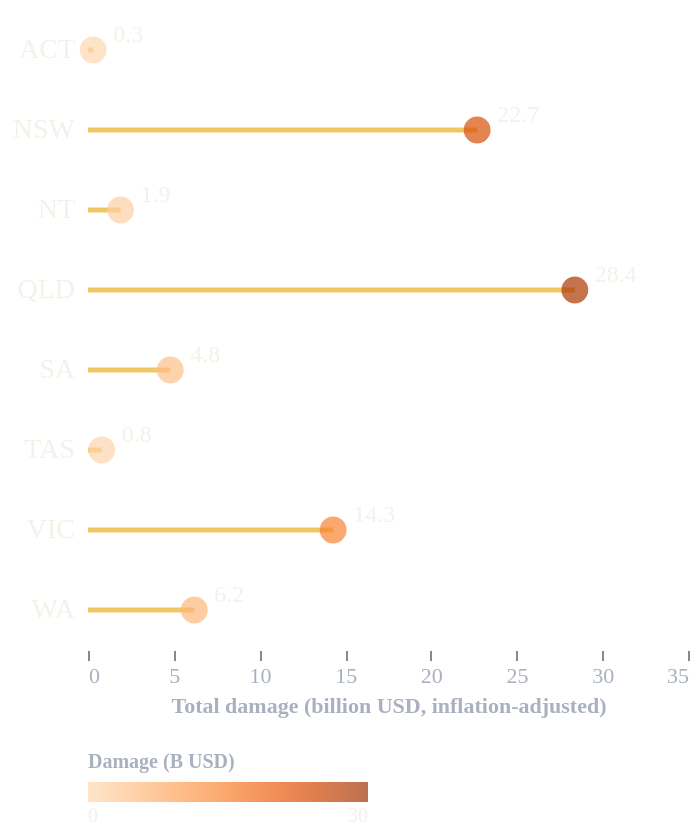

The Vega-Lite source for this figure:
### Vega-Lite specification from a JSON file in a GitHub repository (floating-point values rounded to 4 significant figures)
{"$schema": "https://vega.github.io/schema/vega-lite/v5.json", "description": "State damage ranking — lollipop chart", "width": "container", "height": 320, "data": {"values": [{"state": "QLD", "state_full": "Queensland", "damage": 28.4, "events": 55, "zero": 0, "note": "Frequent cyclones and flooding across the north and south-east"}, {"state": "NSW", "state_full": "New South Wales", "damage": 22.7, "events": 70, "zero": 0, "note": "Highest event count — flood-prone river systems and wildfire risk"}, {"state": "VIC", "state_full": "Victoria", "damage": 14.3, "events": 33, "zero": 0, "note": "Black Saturday fires and 2010 floods caused major losses"}, {"state": "WA", "state_full": "Western Australia", "damage": 6.2, "events": 14, "zero": 0, "note": "Cyclones in the north; drought in agricultural regions"}, {"state": "SA", "state_full": "South Australia", "damage": 4.8, "events": 8, "zero": 0, "note": "Drought and heatwave exposure; lower event frequency"}, {"state": "NT", "state_full": "Northern Territory", "damage": 1.9, "events": 6, "zero": 0, "note": "Tropical cyclones and flooding in the wet season"}, {"state": "TAS", "state_full": "Tasmania", "damage": 0.8, "events": 9, "zero": 0, "note": "Bushfires and flooding; relatively lower economic impact"}, {"state": "ACT", "state_full": "Australian Capital Territory", "damage": 0.3, "events": 3, "zero": 0, "note": "Smallest territory; affected by Canberra bushfires in 2003"}]}, "layer": [{"mark": {"type": "rule", "strokeWidth": 2.5, "opacity": 0.6, "color": "#E69F00"}, "encoding": {"y": {"field": "state", "type": "ordinal", "title": null, "sort": "-x", "axis": {"labelFontSize": 14, "labelFont": "DM Sans", "labelFontWeight": "500", "labelColor": "#F5F0E8", "domainColor": "transparent", "tickColor": "transparent"}}, "x": {"field": "zero", "type": "quantitative"}, "x2": {"field": "damage", "type": "quantitative"}}}, {"mark": {"type": "circle", "filled": true, "size": 180, "tooltip": true}, "encoding": {"y": {"field": "state", "type": "ordinal", "title": null, "sort": "-x", "axis": {"labelFontSize": 14, "labelFont": "DM Sans", "labelFontWeight": "500", "labelColor": "#F5F0E8", "domainColor": "transparent", "tickColor": "transparent"}}, "x": {"field": "damage", "type": "quantitative", "title": "Total damage (billion USD, inflation-adjusted)", "scale": {"domainMax": 35}, "axis": {"labelFontSize": 11, "labelFont": "DM Sans", "titleFontSize": 11, "titleFont": "DM Sans", "titleColor": "#aab0c0", "gridColor": "rgba(255,255,255,0.08)", "domainColor": "transparent", "labelColor": "#aab0c0"}}, "color": {"field": "damage", "type": "quantitative", "scale": {"scheme": "oranges", "domainMin": 0, "domainMax": 30}, "legend": {"title": "Damage (B USD)", "titleFontSize": 10, "titleColor": "#aab0c0", "labelFontSize": 10, "labelFont": "DM Sans", "labelColor": "#F5F0E8", "orient": "bottom", "direction": "horizontal", "gradientLength": 140, "gradientThickness": 10}}, "tooltip": [{"field": "state_full", "type": "nominal", "title": "State"}, {"field": "damage", "type": "quantitative", "title": "Damage (billion USD)", "format": ".1f"}, {"field": "events", "type": "quantitative", "title": "Total events"}, {"field": "note", "type": "nominal", "title": "Context"}]}}, {"mark": {"type": "text", "align": "left", "dx": 10, "dy": -8, "fontSize": 12, "fontWeight": "500", "font": "DM Sans", "color": "#F5F0E8"}, "encoding": {"y": {"field": "state", "type": "ordinal", "sort": "-x"}, "x": {"field": "damage", "type": "quantitative"}, "text": {"field": "damage", "type": "quantitative", "format": ".1f"}}}], "view": {"stroke": null}, "background": "transparent", "config": {"font": "DM Sans"}}
